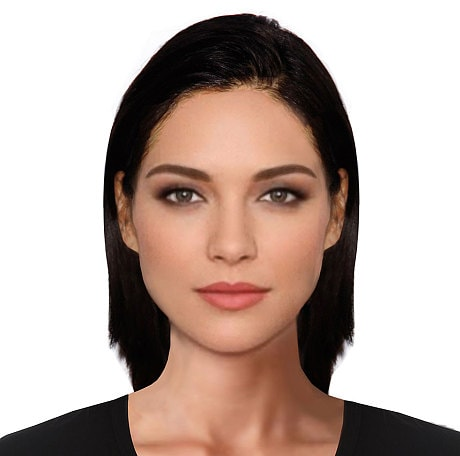
#> input picture images/frontal.jpg, 460 x 456 px
$ jupyter execute --allow-errors transformed_mustache.ipynb   (older library calls are emulated)
#> lines starting #> are read from the running program, lines starting #| are printed output that depends on the picture; after the words box and inside, x2 and y2 are one past the last pixel; in counts of white or black regions, pixels touching at a corner belong together
[cell 1]
from PIL import Image, ImageDraw
from face_recognition import face_landmarks
import numpy as np

## Model Parameters

[cell 2]
imgPath = "images/frontal.jpg"
stickerPath = "images/mustache.png"
modelsize = "small"
rotation = True
perspective = True

  ## Quadrilitarel Functions
are used to shape the quadrilitarel that is used for the four-point perspective transformation of the sticker. The quadriliteral is shaped as perfect as possible so that the image itself is least transformed to prevent quality-loss.

[cell 3]
# [108 lines left out: functions findCoefficients, midPoint, quadMove, quadRotate, landmark2quad, quadScale, not called in this run]

## Mask functions
are functions related to the sticker/mask. Contain mainly transformations.

[cell 4]
# Mask functions
def loadMask(path, crop=True):
    mask = Image.open(path)
    if crop == True:
        mask = mask.crop(mask.getbbox())
    return mask

# [85 lines left out: functions maskScale, angle, faceAngle, maskRotate, maskTransform4Point, removePadding, not called in this run]

## Reference functions
to track a chosen reference point of the sticker. The reference point is a point that is most convenient to line up with some landmark in the face. Like the top-middle of the mustache is most natural to align with the nose-tip. To keep track of a ref-point while doing transformations to the sticker, a reference image is made. This image has the same size as the sticker image but is made up from 0's except a region around the ref-point.

[cell 5]
def refImage(img, x, y, d=15):
    """
    Create img with only ref point as nonzero
    """
    refArray = np.zeros(img.size)
    for xi in range(x-d,x+d):
        for yi in range(y-d,y+d):
            refArray[xi, yi] = 1e9
    return Image.fromarray(refArray.T)


def center_of_mass(refArray):
    """from scipy
    Calculate the center of mass of the values of an array at labels.
    Parameters

    :param input: ndarray: Data from which to calculate center-of-mass.
    :return: tuple, or list of tuples: Coordinates of centers-of-mass.
    """
    normalizer = np.sum(refArray)
    grids = np.ogrid[[slice(0, i) for i in refArray.shape]]

    results = [np.sum(refArray * grids[x].astype(float)) / normalizer
               for x in range(refArray.ndim)]

    if np.isscalar(results[0]):
        return tuple(results)

    return [tuple(v) for v in np.array(results).T]


def refPoint(refImg, method="com"):
    """
    Finds (ref) point with max value
    """
    ref = np.array(refImg).T

    if method == "com":
        cm = center_of_mass(ref)
        return cm

    return np.unravel_index(np.argmax(ref), ref.shape)


def refShow(img, ref):
    draw = ImageDraw.Draw(img)
    draw.point(ref, "red")
    img.show()

## Pre-main

[cell 6]
# load images
face = Image.open(imgPath)
#> face is the input picture: PIL image 460x456 RGB; mean R, G, B 187.2, 168.7, 160.8
face_array = np.array(face)

# load filter
mask = loadMask(stickerPath)
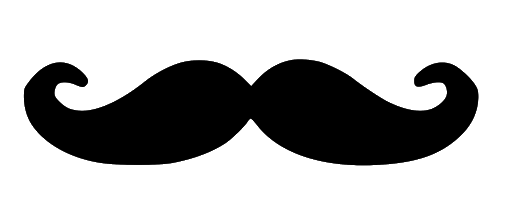
#> input picture mustache.png, 512 x 221 px, found by its file name
#> in loadMask, mask is the input picture: PIL image 512x221 RGBA; mean R, G, B, A 0, 0, 0, 75.2
#> in loadMask, `mask = mask.crop(mask.getbbox())`:
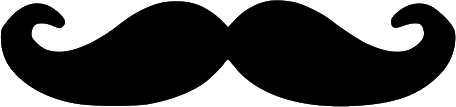
#> mask: PIL image 456x107 RGBA; mean R, G, B, A 0, 0, 0, 174.5; transparent parts drawn white
# mask = mask.resize((mask.size[0], mask.size[1]*4))

# reference image
lx, ly = mask.size
#> lx = 456; ly = 107
xRef = round(mask.size[0]/2)
#> xRef = 228
yRef = round(mask.size[1]/4)
#> yRef = 27
refMask = refImage(mask, x=xRef, y=yRef)
#> after the loop in refImage, `for xi in range(x-d,x+d):`:
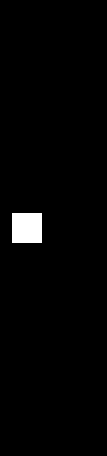
#> refArray: shape (456, 107) float64; values 0 (black) and 1e+09 (white), 1.8% white; 1 white region, box (x1, y1, x2, y2) and area: (12, 213, 42, 243) 900
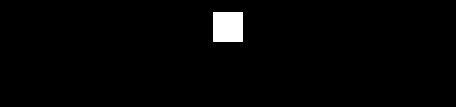
#> refMask: PIL image 456x107 F; values 0 (black) and 1e+09 (white), 1.8% white; 1 white region, box (x1, y1, x2, y2) and area: (213, 12, 243, 42) 900
refShow(mask, refPoint(refMask))
#> in center_of_mass, `normalizer = np.sum(refArray)`: normalizer = 9e+11
#> in center_of_mass, `results = [np.sum(refArray * grids[x].astype(float)) / normalizer for ..`: results = [227.5, 26.5]
#> in refPoint, `cm = center_of_mass(ref)`: cm = (227.5, 26.5)

# create draw object for face image
draw = ImageDraw.Draw(face)

## Main

[cell 7]
# 4 tuples with corner coordinates of mask
src = [(0,0), (lx,0), (0,ly), (lx,ly)]
#> src = [(0, 0), (456, 0), (0, 107), (456, 107)]

# get landmarks according to model size
#> (the rest of this cell did not finish here and is left out)
